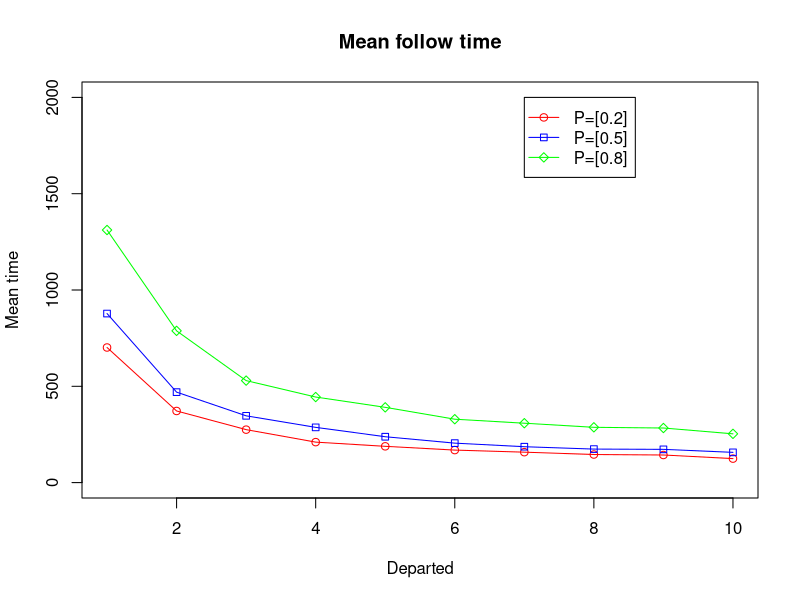
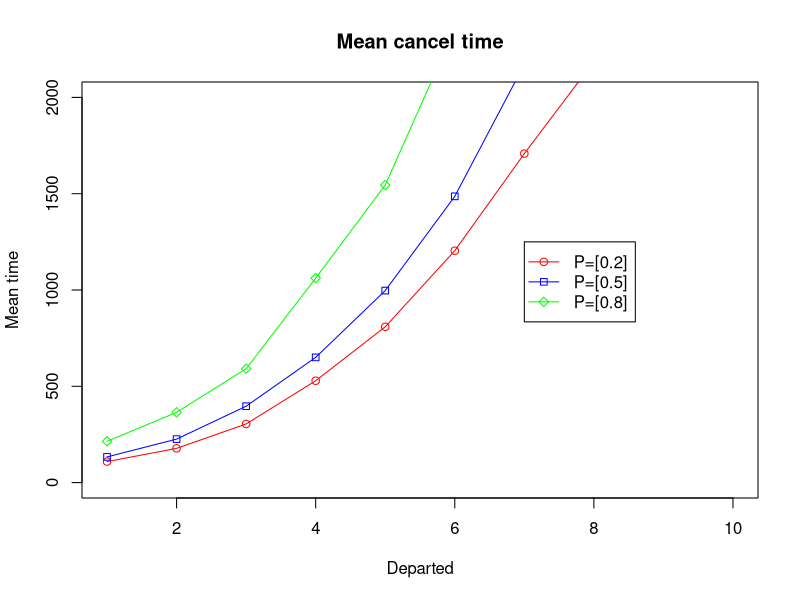
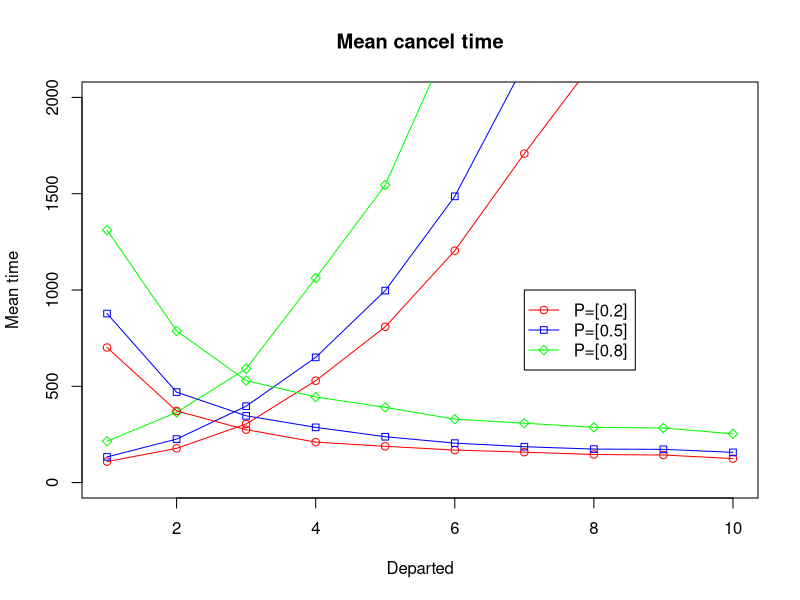

These charts were generated, in order, by the following R code:

departed <- seq(1,10)
personality <- seq(0.1,0.9,0.1)
kfollow <- 2.828427*(1-personality)^1.5
kcancel <- 2.828427*(1-personality)^1.5
kfollow <- (10^(1/3.322))*(1-personality)^(3.322)
kcancel <- (10^(1/3.322))*(1-personality)^(3.322)

kfollow <- (4 * (1-personality)^2)
kcancel <- (4 * (1-personality)^2)

kfollow <- (2*(1-personality))
kcancel <- (2*(1-personality))

kfollow <- (1.4142*(1-personality)^(0.5))
kcancel <- (1.4142*(1-personality)^(0.5))


taufollow <- 162.3 + 75.4*(10-departed)/departed

taufollowp02 <- taufollow/kfollow[2]
taufollowp05 <- taufollow/kfollow[5]
taufollowp08 <- taufollow/kfollow[8]

followtimep02 <- rep(0,times=length(taufollowp02))
followtimep05 <- rep(0,times=length(taufollowp05))
followtimep08 <- rep(0,times=length(taufollowp08))


for(i in 1:length(taufollowp02)) {
	followtimep02[[i]] = mean(rexp(1000, 1/taufollowp02[[i]]))
}
for(i in 1:length(taufollowp05)) {
	followtimep05[[i]] = mean(rexp(1000, 1/taufollowp05[[i]]))
}
for(i in 1:length(taufollowp08)) {
	followtimep08[[i]] = mean(rexp(1000, 1/taufollowp08[[i]]))
}

followtimes <- data.frame( p02=followtimep02, p05=followtimep05, p08=followtimep08)

#png(filename="followtimes.png",height=600,width=800,bg="white")
postscript( file="followtimes.eps", height=3.5, width=4,
        onefile=FALSE, pointsize=10,
        horizontal=FALSE, paper="special" )
#par(mar=c(5.1,5.1,1.1,1.1))

plot(departed,followtimep02,type="o",col="red",ylim=c(0,2000),main="Mean follow time",xlab="Departed",ylab="Mean time")
lines(departed,followtimep05,type="o",col="blue",pch=22)
lines(departed,followtimep08,type="o",col="green",pch=23)
legend(7,2000,c("P=[0.2]","P=[0.5]","P=[0.8]"),col=c("red","blue","green"),lty=1,pch=21:23)

dev.off()




ccancel <- 0.009 / (1 + (departed/2)^2.3)

ccancelp02 <- ccancel*kcancel[2]
ccancelp05 <- ccancel*kcancel[5]
ccancelp08 <- ccancel*kcancel[8]

canceltimep02 <- rep(0,times=length(ccancelp02))
canceltimep05 <- rep(0,times=length(ccancelp05))
canceltimep08 <- rep(0,times=length(ccancelp08))


for(i in 1:length(ccancelp02)) {
	canceltimep02[[i]] = mean(rexp(1000, ccancelp02[[i]]))
}
for(i in 1:length(ccancelp05)) {
	canceltimep05[[i]] = mean(rexp(1000, ccancelp05[[i]]))
}
for(i in 1:length(ccancelp08)) {
	canceltimep08[[i]] = mean(rexp(1000, ccancelp08[[i]]))
}

canceltimes <- data.frame( p02=canceltimep02, p05=canceltimep05, p08=canceltimep08)

#png(filename="canceltimes.png",height=600,width=800,bg="white")
postscript( file="canceltimes.eps", height=3.5, width=4,
        onefile=FALSE, pointsize=10,
        horizontal=FALSE, paper="special" )

plot(departed,canceltimep02,type="o",col="red",ylim=c(0,2000),main="Mean cancel time",xlab="Departed",ylab="Mean time")
lines(departed,canceltimep05,type="o",col="blue",pch=22)
lines(departed,canceltimep08,type="o",col="green",pch=23)
legend(7,1250,c("P=[0.2]","P=[0.5]","P=[0.8]"),col=c("red","blue","green"),lty=1,pch=21:23)

dev.off()



postscript( file="combined-times.eps", height=3.5, width=4,
        onefile=FALSE, pointsize=10,
        horizontal=FALSE, paper="special" )

plot(departed,canceltimep02,type="o",col="red",ylim=c(0,2000),main="Mean cancel time",xlab="Departed",ylab="Mean time")
lines(departed,canceltimep05,type="o",col="blue",pch=22)
lines(departed,canceltimep08,type="o",col="green",pch=23)
lines(departed,followtimep02,type="o",col="red",pch=21)
lines(departed,followtimep05,type="o",col="blue",pch=22)
lines(departed,followtimep08,type="o",col="green",pch=23)
legend(7,1000,c("P=[0.2]","P=[0.5]","P=[0.8]"),col=c("red","blue","green"),lty=1,pch=21:23)

dev.off()


followtimes

canceltimes

